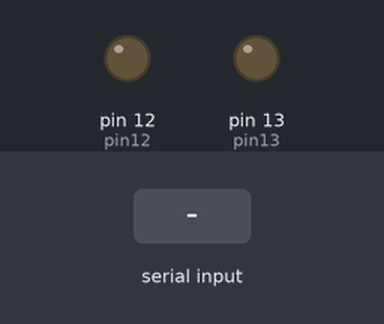
This sketch was run on a simulated Arduino Uno, built with avr-gcc and run on an emulated ATmega328P. Shown: output pins drawn as LEDs (lit = HIGH). The test bench sets the inputs (shaded band).

Above: at 1.2 s.
1.3 s: "U" received over Serial
At 2.5 s:
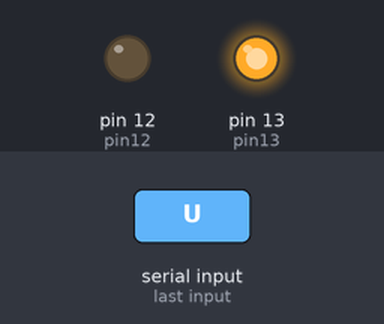
2.8 s: "D" received over Serial
At 3.7 s:
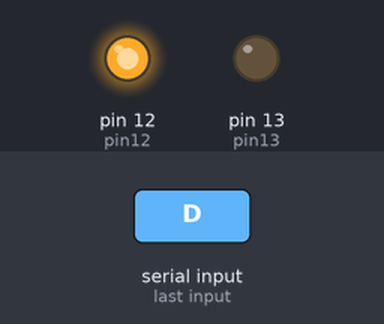
4.3 s: "S" received over Serial
At 4.8 s:
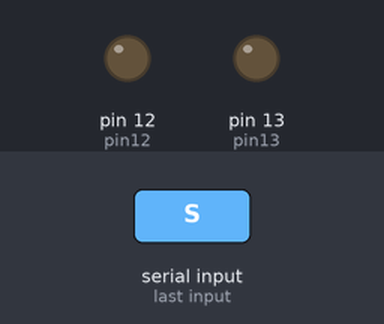
Timing chart, 0 to 7.3 s (numbered marks = the images above; inputs shaded):
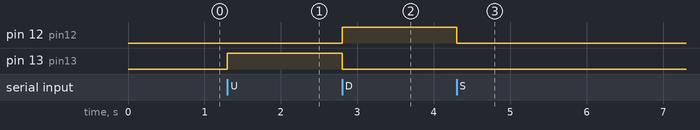

The sketch:

Bluetooth_Android.ino
```cpp
/* Este codigo esta hecho para el proyecto 'Puente levadizo a través de mobil android' por mirxtrem.apps
  Gustavo Arango.
  */
String stringGral, dispositivo, valorRecibido;

  //Declaramos las variables.
  int pin13 = 13;
  int pin12 = 12;
  int estado = 0;


void setup() {
  // Abre el puerto serial:
  Serial.begin(9600);
  //Declaramos las variables como Salidas, y su estado en cero.

  pinMode(pin13, OUTPUT);
  digitalWrite(13,LOW);
  pinMode(pin12, OUTPUT);
  digitalWrite(12, LOW);
}

// se configura las acciones segun la orden que reciba del celular a travéz comunicación Bluetooth.
void loop()
{
    if(Serial.available())

    {
      estado = Serial.read();
    }

  //Si recibe 'U' habilita la salida 13 y deshabilita la salida 12.
    if (estado =='U')
  {
      digitalWrite(pin13, HIGH);
      digitalWrite(pin12, LOW);
  }

//Si recibe 'D' habilita la salida 12 y deshabilita la salida 13.
    if (estado =='D')
  {
      digitalWrite(pin12, HIGH);
      digitalWrite(pin13, LOW);
  }
//Si recibe 'D' deshabilita ambas salidas.
    if (estado =='S')
  {
      digitalWrite(pin12, LOW);
      digitalWrite(pin13, LOW);
  }
}
```

Measured:
- after the input at 1.3 s, pin 13 (pin13): LOW → HIGH at once
- after the input at 2.8 s, pin 12 (pin12): LOW → HIGH at once; pin 13 (pin13): HIGH → LOW at once
- after the input at 4.3 s, pin 12 (pin12): HIGH → LOW at once
